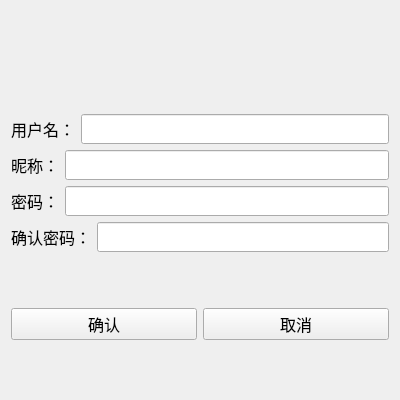
<?xml version="1.0" encoding="UTF-8"?>
<ui version="4.0">
 <class>registerwindow</class>
 <widget class="QWidget" name="registerwindow">
  <property name="geometry">
   <rect>
    <x>0</x>
    <y>0</y>
    <width>400</width>
    <height>400</height>
   </rect>
  </property>
  <property name="sizePolicy">
   <sizepolicy hsizetype="Fixed" vsizetype="Fixed">
    <horstretch>0</horstretch>
    <verstretch>0</verstretch>
   </sizepolicy>
  </property>
  <property name="minimumSize">
   <size>
    <width>400</width>
    <height>400</height>
   </size>
  </property>
  <property name="windowTitle">
   <string>用户注册</string>
  </property>
  <layout class="QHBoxLayout" name="horizontalLayout_9">
   <item>
    <layout class="QVBoxLayout" name="verticalLayout">
     <item>
      <spacer name="verticalSpacer">
       <property name="orientation">
        <enum>Qt::Orientation::Vertical</enum>
       </property>
       <property name="sizeHint" stdset="0">
        <size>
         <width>20</width>
         <height>40</height>
        </size>
       </property>
      </spacer>
     </item>
     <item>
      <widget class="QWidget" name="widget" native="true">
       <layout class="QHBoxLayout" name="horizontalLayout_10">
        <item>
         <widget class="QLabel" name="err_tip">
          <property name="minimumSize">
           <size>
            <width>0</width>
            <height>30</height>
           </size>
          </property>
          <property name="font">
           <font>
            <pointsize>16</pointsize>
           </font>
          </property>
          <property name="text">
           <string/>
          </property>
          <property name="alignment">
           <set>Qt::AlignmentFlag::AlignCenter</set>
          </property>
         </widget>
        </item>
       </layout>
      </widget>
     </item>
     <item>
      <layout class="QHBoxLayout" name="horizontalLayout_3">
       <item>
        <widget class="QLabel" name="user_lable">
         <property name="minimumSize">
          <size>
           <width>30</width>
           <height>30</height>
          </size>
         </property>
         <property name="font">
          <font>
           <pointsize>12</pointsize>
          </font>
         </property>
         <property name="text">
          <string>用户名：</string>
         </property>
        </widget>
       </item>
       <item>
        <widget class="QLineEdit" name="user_lineEdit">
         <property name="minimumSize">
          <size>
           <width>0</width>
           <height>30</height>
          </size>
         </property>
        </widget>
       </item>
      </layout>
     </item>
     <item>
      <layout class="QHBoxLayout" name="horizontalLayout_4">
       <item>
        <widget class="QLabel" name="nic_lable">
         <property name="minimumSize">
          <size>
           <width>30</width>
           <height>30</height>
          </size>
         </property>
         <property name="font">
          <font>
           <pointsize>12</pointsize>
          </font>
         </property>
         <property name="text">
          <string>昵称：</string>
         </property>
        </widget>
       </item>
       <item>
        <widget class="QLineEdit" name="nic_lineEdit">
         <property name="minimumSize">
          <size>
           <width>0</width>
           <height>30</height>
          </size>
         </property>
        </widget>
       </item>
      </layout>
     </item>
     <item>
      <layout class="QHBoxLayout" name="horizontalLayout_6">
       <item>
        <widget class="QLabel" name="pwd_label">
         <property name="minimumSize">
          <size>
           <width>30</width>
           <height>30</height>
          </size>
         </property>
         <property name="font">
          <font>
           <pointsize>12</pointsize>
          </font>
         </property>
         <property name="text">
          <string>密码：</string>
         </property>
        </widget>
       </item>
       <item>
        <widget class="QLineEdit" name="pwd_lineEdit">
         <property name="minimumSize">
          <size>
           <width>0</width>
           <height>30</height>
          </size>
         </property>
        </widget>
       </item>
      </layout>
     </item>
     <item>
      <layout class="QHBoxLayout" name="horizontalLayout_7">
       <item>
        <widget class="QLabel" name="comfirm_label">
         <property name="minimumSize">
          <size>
           <width>0</width>
           <height>30</height>
          </size>
         </property>
         <property name="font">
          <font>
           <pointsize>12</pointsize>
          </font>
         </property>
         <property name="text">
          <string>确认密码：</string>
         </property>
        </widget>
       </item>
       <item>
        <widget class="QLineEdit" name="comfirem_lineEdit">
         <property name="minimumSize">
          <size>
           <width>0</width>
           <height>30</height>
          </size>
         </property>
        </widget>
       </item>
      </layout>
     </item>
     <item>
      <spacer name="verticalSpacer_5">
       <property name="orientation">
        <enum>Qt::Orientation::Vertical</enum>
       </property>
       <property name="sizeHint" stdset="0">
        <size>
         <width>20</width>
         <height>40</height>
        </size>
       </property>
      </spacer>
     </item>
     <item>
      <layout class="QHBoxLayout" name="horizontalLayout_8">
       <item>
        <widget class="QPushButton" name="true_pushButton">
         <property name="minimumSize">
          <size>
           <width>0</width>
           <height>30</height>
          </size>
         </property>
         <property name="font">
          <font>
           <pointsize>12</pointsize>
          </font>
         </property>
         <property name="text">
          <string>确认</string>
         </property>
        </widget>
       </item>
       <item>
        <widget class="QPushButton" name="casual_pushButton">
         <property name="minimumSize">
          <size>
           <width>0</width>
           <height>30</height>
          </size>
         </property>
         <property name="font">
          <font>
           <pointsize>12</pointsize>
          </font>
         </property>
         <property name="text">
          <string>取消</string>
         </property>
        </widget>
       </item>
      </layout>
     </item>
     <item>
      <spacer name="verticalSpacer_3">
       <property name="orientation">
        <enum>Qt::Orientation::Vertical</enum>
       </property>
       <property name="sizeHint" stdset="0">
        <size>
         <width>20</width>
         <height>40</height>
        </size>
       </property>
      </spacer>
     </item>
    </layout>
   </item>
  </layout>
 </widget>
 <resources/>
 <connections/>
</ui>
